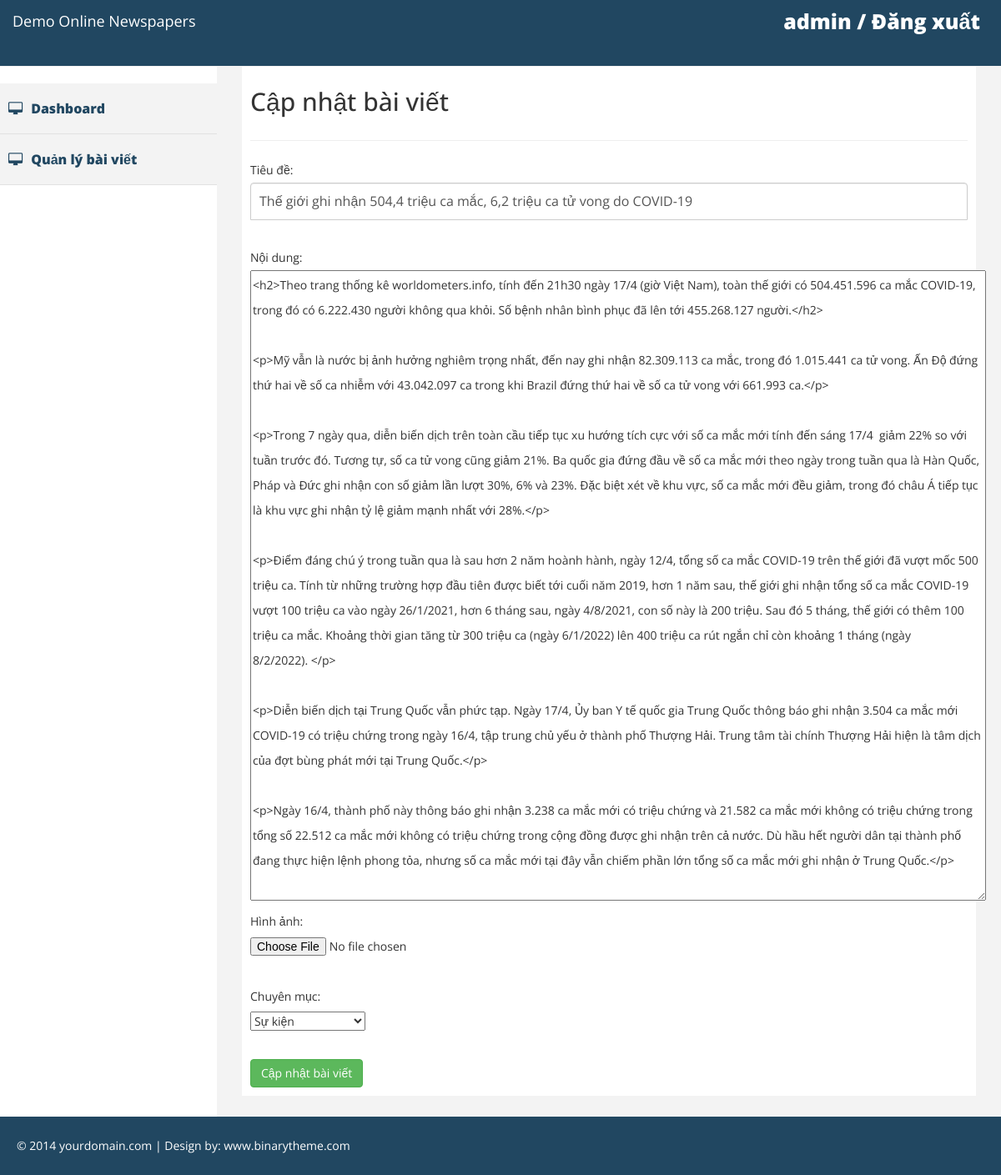
Screenshot of /admin/post_update.php?id=13 (signed in) with the database file from the repository.
### tables this page shows
CREATE TABLE `posts` (
  `post_id` int(11) NOT NULL,
  `category_id` int(11) NOT NULL,
  `title` varchar(255) NOT NULL,
  `content` text NOT NULL,
  `image` text NOT NULL,
  `createdate` datetime NOT NULL,
  `del_flag` tinyint(4) NOT NULL
);

### incs/class_db.php (called while the page is built, shortened)
<?php
class dblib
{
    private $__conn;
    function connect()
    {
        $servername = "localhost";
        $username = "root";
        $password = "";
        $dbname = "webtintuc";
        if (!$this->__conn) {
            try {
                $this->__conn = new PDO("mysql:host=$servername;dbname=$dbname", $username, $password);
                $this->__conn->setAttribute(PDO::ATTR_ERRMODE, PDO::ERRMODE_EXCEPTION);
            } catch (PDOException $e) {
                echo "Error: " . $e->getMessage();
                die();
            }
        }
    }
    function get_list($sql)
	{
		$stmt = $this->__conn->prepare($sql);
		$stmt->execute();
		$stmt->setFetchMode(PDO::FETCH_ASSOC);
		return $stmt->fetchALL();
	}
    function get_row($sql)
    {
        $stmt = $this->__conn->prepare($sql);
        $stmt->execute();
        $stmt->setFetchMode(PDO::FETCH_ASSOC);
        return $stmt->fetch();
    }
}

### incs/class_admin.php (the view, shortened to what this page needs)
<?php
class adminlib extends dblib
{
	function get_dropdown_category($list, $value)
	{
		$info = '<option value="0">Chọn chuyên mục</option>';
		for ($i = 0; $i < count($list); $i++) {
			$selected = $list[$i]["category_id"] == $value ? 'selected' : '';
			$info .= '<option value="' . $list[$i]["category_id"] . '" ' . $selected . ' >' . $list[$i]["name"] . '</option>';
		}
		return $info;
	}
}

### admin/post_update.php (shortened to what this page needs)
<?php
function inc()
{
	include "../incs/class_db.php";
	include "../incs/class_admin.php";
}
$adminlib = new adminlib();
$post_id = intval($_GET["id"]);
$sql = "SELECT title, content, category_id FROM posts WHERE post_id = $post_id";
$data = $adminlib->get_row($sql);
$sql = "SELECT * FROM category";
$list_category = $adminlib->get_list($sql);
?>
<?php include 'header.php'; ?>
<?php include 'sidebar.php'; ?>
<div id="page-wrapper">
	<div id="page-inner">
		<div class="row">
			<div class="col-md-12">
				<h2>Cập nhật bài viết</h2>
			</div>
		</div>
		<hr />
		<form action="post_update.php?id=<?php echo $post_id ?>" method="post" enctype="multipart/form-data">
			Tiêu đề:<?php echo isset($error['title']) ? $error['title'] : ''; ?><br>
			<input type="text" name="title" value="<?php echo isset($data['title']) ? $data['title'] : ''; ?>" class="form-control"><br>
			Nội dung:<?php echo isset($error['content']) ? $error['content'] : ''; ?><br>
			<textarea name="content" id="content" rows="25" cols="120"><?php echo isset($data['content']) ? $data['content'] : ''; ?></textarea>
			<br>
			Hình ảnh:<?php echo isset($error['image']) ? $error['image'] : ''; ?><br>
			<input name="fileToUpload" type="file"><br>
			Chuyên mục:<?php echo isset($error['category_id']) ? $error['category_id'] : ''; ?><br>
			<select name="category_id">
				<?php echo $adminlib->get_dropdown_category($list_category, $data["category_id"]); ?>
			</select><br><br>
			<input type="submit" name="update_action" value="Cập nhật bài viết" class="btn btn-success">
		</form>
	</div>
</div>
</div>
<?php include 'footer.php'; ?>

### admin/assets/css/custom.css (style rules this page uses)
body { font-family: 'Open Sans', sans-serif; line-height:30px; }
#page-wrapper { padding: 15px 15px; min-height: 600px; background:#F3F3F3; }
#page-inner { width:100%; margin:10px 20px 10px 0px; background-color:#fff!important; padding:10px; min-height:1050px; }
@media (min-width:768px) { #page-wrapper { margin: 0 0 0 260px; padding: 15px 30px; min-height: 1050px; } }
.form-control { position: relative; font-size: 16px; height: auto; padding: 10px; }
input[type="text"] { margin-bottom: 0px; border-bottom-left-radius: 0; border-bottom-right-radius: 0; }

### rows the page displays
posts: title "Thế giới ghi nhận 504,4 triệu ca mắc, 6,2 triệu ca tử vong do COVID-19", content "<h2>Theo trang thống kê worldometers.info, tính đến 21h30 ngày 17/4 (giờ Việt Nam), toàn thế giới có 504.451.596 ca mắc COVID-19, trong đó có 6.222.430 người không qua khỏi. Số bệnh nhân bình phục đã lên tới 455.268.127 người.</h2> <p>Mỹ vẫn là nước bị ảnh hưởng nghiêm trọng nhất, đến nay ghi nhận 82.309.113 ca mắc, trong đó 1.015.441 ca tử vong. Ấn Độ đứng thứ hai về số ca nhiễm với 43.042.097 ca trong khi Brazil đứng thứ hai về số ca tử vong với 661.993 ca.</p> <p>Trong 7 ngày qua, diễn biến dịch trên toàn cầu tiếp tục xu hướng tích cực với số ca mắc mới tính đến sáng 17/4 giảm 22% so với tuần trước đó. Tương tự, số ca tử vong cũng giảm 21%. Ba quốc gia đứng đầu về số ca mắc mới theo ngày…"

### other values shown
$_COOKIE["admin"] "admin"
form field category_id "Sự kiện"
